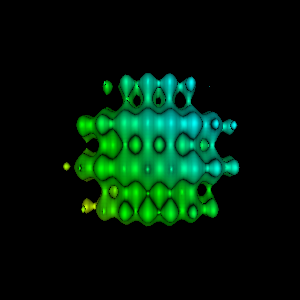

Write Python code to recreate this figure.
#!/usr/bin/env python
# Demonstrate vtkmContour with two isovalues on a wavelet source with elevation coloring.

import vtkmodules.vtkInteractionStyle  # noqa: F401
import vtkmodules.vtkRenderingOpenGL2  # noqa: F401

from vtkmodules.vtkAcceleratorsVTKmFilters import vtkmContour
from vtkmodules.vtkCommonDataModel import vtkDataObject
from vtkmodules.vtkFiltersCore import vtkElevationFilter
from vtkmodules.vtkImagingCore import vtkRTAnalyticSource
from vtkmodules.vtkRenderingCore import (
    vtkActor,
    vtkPolyDataMapper,
    vtkRenderWindow,
    vtkRenderWindowInteractor,
    vtkRenderer,
)

EXTENT = 30

# Wavelet source.
image_source = vtkRTAnalyticSource()
image_source.SetWholeExtent(-EXTENT, EXTENT, -EXTENT, EXTENT, -EXTENT, EXTENT)

# Elevation field.
ev = vtkElevationFilter()
ev.SetInputConnection(image_source.GetOutputPort())
ev.SetLowPoint(-EXTENT, -EXTENT, -EXTENT)
ev.SetHighPoint(EXTENT, EXTENT, EXTENT)

# Contour via VTK-m with two isovalues.
cg = vtkmContour()
cg.SetInputConnection(ev.GetOutputPort())
cg.SetInputArrayToProcess(
    0, 0, 0, vtkDataObject.FIELD_ASSOCIATION_POINTS, "RTData"
)
cg.SetValue(0, 200.0)
cg.SetValue(1, 220.0)
cg.ComputeScalarsOn()
cg.ComputeNormalsOn()

# Mapper and actor.
mapper = vtkPolyDataMapper()
mapper.SetInputConnection(cg.GetOutputPort())
mapper.ScalarVisibilityOn()
mapper.SetScalarModeToUsePointFieldData()
mapper.SelectColorArray("Elevation")
mapper.SetScalarRange(0.0, 1.0)

actor = vtkActor()
actor.SetMapper(mapper)

# Renderer
renderer = vtkRenderer()
renderer.AddActor(actor)

# Window
render_window = vtkRenderWindow()
render_window.AddRenderer(renderer)
render_window.SetWindowName("vtkm contour two isovalues")

# Scene
renderer.ResetCamera()

# Interactor
interactor = vtkRenderWindowInteractor()
interactor.SetRenderWindow(render_window)

interactor.Initialize()
interactor.Start()
